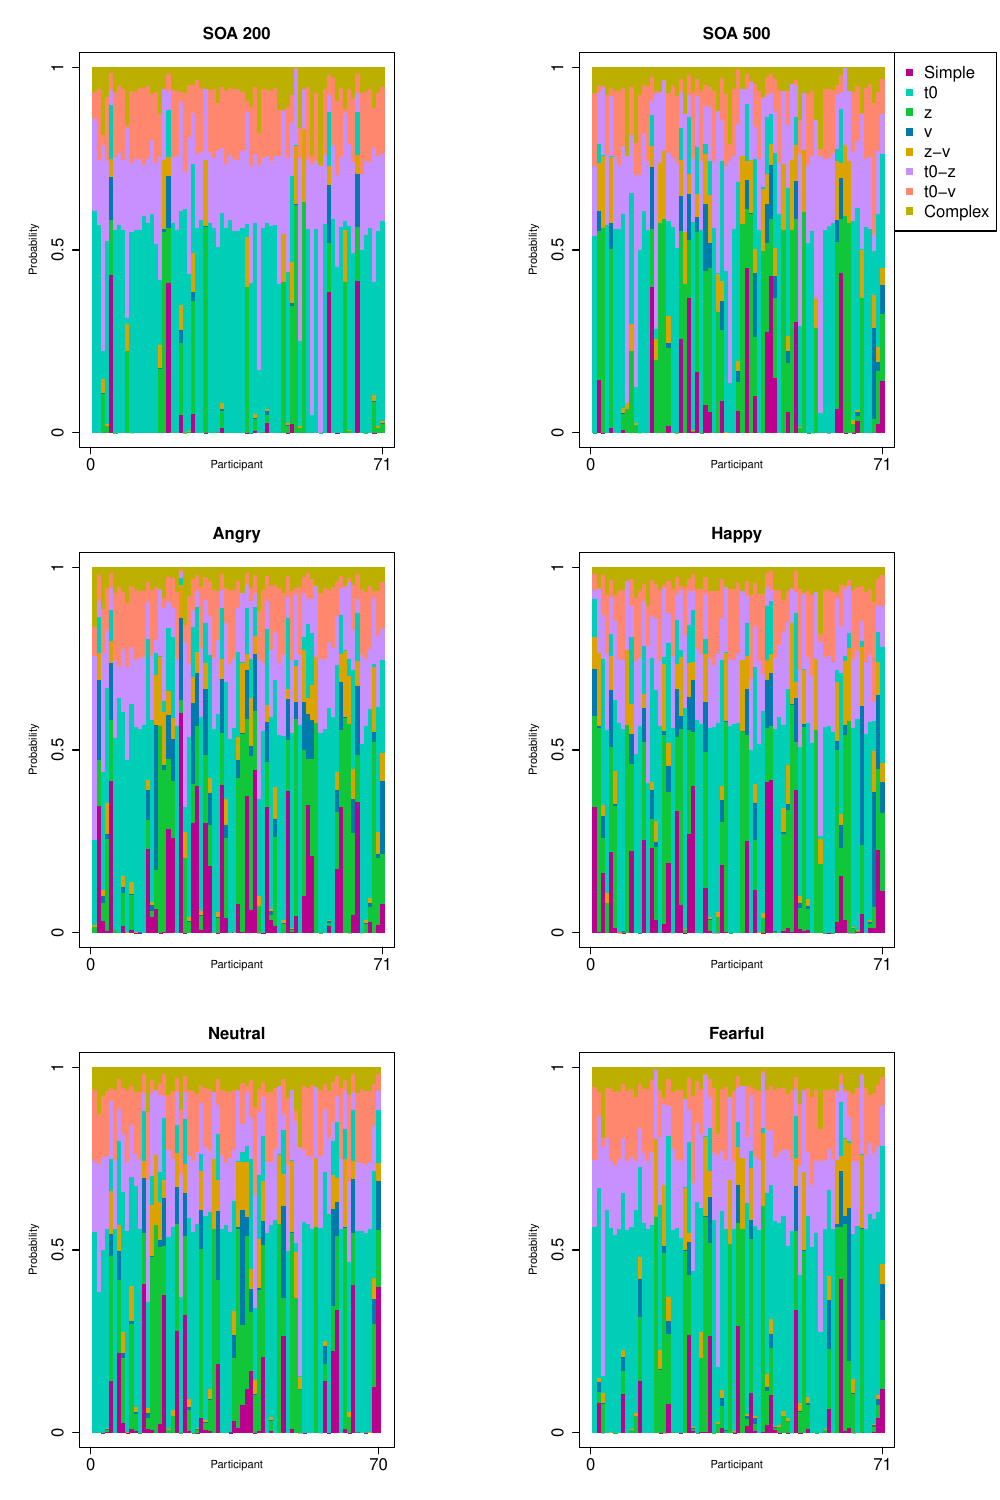

R code for this plot:
library(here)
setwd(here())

pdf("Manuscript-figures/Weighted-AIC-Exploritory.pdf",width=3*3+1,height=(4*3)+3)
#create matrix "m" which is the size of how many plots I'm going to have. 0 is where there's no plots,
m=matrix(1:12,nrow=6,byrow=T)
m=rbind(0,cbind(0,m,0),0)
m=cbind(m[,1:2],0,m[,3:4])
m=rbind(m[1:2,],0,m[3,],0,m[4:5,])#,0,m[6,],0,m[7:8,])

layout(mat=m,
       widths=c(0,1,0,1,0),
       heights=c(0,1,0,1,0,1,0,1,0))
#par(mar=rep(0,4))
par(mar=c(4,6,4,8))

S = 71 #n participants

plot(x=100,y=100,xlim=c(0,S),ylim=c(0,1),xlab="",ylab="Probability", xaxt="n",yaxt="n")

load("Data/dataset3-SOA2/derived/AIC-Weights.RData")

# Plotting
for (i in 1:S) {
  use.i=i
  sumThing=0
  
  col=hcl(h=330,c=100,l=40) #Purple
  rect(i-0.5,0,i+0.5,AICweights[use.i,"none"], border = col, col = col)
  sumThing=sumThing+AICweights[use.i,"none"]
  
  col=hcl(h=130,c=100,l=70)
  rect(i-0.5,sumThing,i+0.5,sumThing+AICweights[use.i,"z"], border = col, col = col)
  sumThing=sumThing+AICweights[use.i,"z"] #green 
  
  col=hcl(h=220,c=100,l=40)
  rect(i-0.5,sumThing,i+0.5,sumThing+AICweights[use.i,"v"], border = col, col = col)
  sumThing=sumThing+AICweights[use.i,"v"] #Yellow
  
  col=hcl(h=420,c=100,l=70)
  rect(i-0.5,sumThing,i+0.5,sumThing+AICweights[use.i,"v_z"], border = col, col = col)
  sumThing=sumThing+AICweights[use.i,"v_z"] #Blue 
  
  col=hcl(h=180,c=100,l=70)
  rect(i-0.5,sumThing,i+0.5,sumThing+AICweights[use.i,"t0"], border = col, col = col)
  sumThing=sumThing+AICweights[use.i,"t0"] 
  
  col=hcl(h=280,c=100,l=70)
  rect(i-0.5,sumThing,i+0.5,sumThing+AICweights[use.i,"z_t0"], border = col, col = col)
  sumThing=sumThing+AICweights[use.i,"z_t0"] 
  
  col=hcl(h=380,c=100,l=70)
  rect(i-0.5,sumThing,i+0.5,sumThing+AICweights[use.i,"v_t0"], border = col, col = col)
  sumThing=sumThing+AICweights[use.i,"v_t0"] 
  
  col=hcl(h=80,c=100,l=70)
  rect(i-0.5,sumThing,i+0.5,sumThing+AICweights[use.i,"complex"], border = col, col = col)
  sumThing=sumThing+AICweights[use.i,"complex"] 
  
}

axis(side=2, at=seq(0,1,0.5), labels=seq(0,1,0.5),cex.axis=1.5)
axis(side=1, at=seq(0,S,S), labels=seq(0,S,S), cex.axis=1.5)

#datasets = c("Dataset 1", "Dataset 2", "Dataset 3")

mtext(side=3,line=0.8,"SOA 200",cex=1, font = 2)
mtext(side=1,line=0.8,"Participant",cex=.7, font = 1)



plot(x=100,y=100,xlim=c(0,S),ylim=c(0,1),xlab="",ylab="Probability",main=,xaxt="n",yaxt="n")
load("Data/dataset3-SOA5/derived/AIC-Weights.RData")
# Plotting

for (i in 1:S) {
  use.i=i
  sumThing=0
  
  col=hcl(h=330,c=100,l=40) #Purple
  rect(i-0.5,0,i+0.5,AICweights[use.i,"none"], border = col, col = col)
  sumThing=sumThing+AICweights[use.i,"none"]
  
  col=hcl(h=130,c=100,l=70)
  rect(i-0.5,sumThing,i+0.5,sumThing+AICweights[use.i,"z"], border = col, col = col)
  sumThing=sumThing+AICweights[use.i,"z"] #green 
  
  col=hcl(h=220,c=100,l=40)
  rect(i-0.5,sumThing,i+0.5,sumThing+AICweights[use.i,"v"], border = col, col = col)
  sumThing=sumThing+AICweights[use.i,"v"] #Yellow
  
  col=hcl(h=420,c=100,l=70)
  rect(i-0.5,sumThing,i+0.5,sumThing+AICweights[use.i,"v_z"], border = col, col = col)
  sumThing=sumThing+AICweights[use.i,"v_z"] #Blue 
  
  col=hcl(h=180,c=100,l=70)
  rect(i-0.5,sumThing,i+0.5,sumThing+AICweights[use.i,"t0"], border = col, col = col)
  sumThing=sumThing+AICweights[use.i,"t0"] 
  
  col=hcl(h=280,c=100,l=70)
  rect(i-0.5,sumThing,i+0.5,sumThing+AICweights[use.i,"z_t0"], border = col, col = col)
  sumThing=sumThing+AICweights[use.i,"z_t0"] 
  
  col=hcl(h=380,c=100,l=70)
  rect(i-0.5,sumThing,i+0.5,sumThing+AICweights[use.i,"v_t0"], border = col, col = col)
  sumThing=sumThing+AICweights[use.i,"v_t0"] 
  
  col=hcl(h=80,c=100,l=70)
  rect(i-0.5,sumThing,i+0.5,sumThing+AICweights[use.i,"complex"], border = col, col = col)
  sumThing=sumThing+AICweights[use.i,"complex"] 
  
}
par(xpd=TRUE)
legend("topleft", 
       legend = c( "Simple", "t0", "z", "v","z-v", "t0-z", "t0-v", "Complex"), 
       col = c(hcl(h=330,c=100,l=40), hcl(h=180,c=100,l=70),  hcl(h=130,c=100,l=70),hcl(h=220,c=100,l=40),hcl(h=420,c=100,l=70), hcl(h=280,c=100,l=70), hcl(h=380,c=100,l=70), hcl(h=80,c=100,l=70)),
       pch = 15,
       horiz = F, # Whether the legend is horizontal or not 
       cex = 1.5, # legend size
       inset=c(1, 0))# How far below the plot the legend appears
#text.width = 7)  

axis(side=2, at=seq(0,1,0.5), labels=seq(0,1,0.5),cex.axis=1.5)
axis(side=1, at=seq(0,S,S), labels=seq(0,S,S), cex.axis=1.5)

mtext(side=3,line=0.8,"SOA 500",cex=1, font = 2)
mtext(side=1,line=0.8,"Participant",cex=.7, font = 1)

plot(x=100,y=100,xlim=c(0,S),ylim=c(0,1),xlab="",ylab="Probability",xaxt="n",yaxt="n")

load("Data/dataset3-ea/derived/AIC-Weights.RData")
# Plotting
for (i in 1:S) {
  use.i=i
  sumThing=0
  
  col=hcl(h=330,c=100,l=40) #Purple
  rect(i-0.5,0,i+0.5,AICweights[use.i,"none"], border = col, col = col)
  sumThing=sumThing+AICweights[use.i,"none"]
  
  col=hcl(h=130,c=100,l=70)
  rect(i-0.5,sumThing,i+0.5,sumThing+AICweights[use.i,"z"], border = col, col = col)
  sumThing=sumThing+AICweights[use.i,"z"] #green 
  
  col=hcl(h=220,c=100,l=40)
  rect(i-0.5,sumThing,i+0.5,sumThing+AICweights[use.i,"v"], border = col, col = col)
  sumThing=sumThing+AICweights[use.i,"v"] #Yellow
  
  col=hcl(h=420,c=100,l=70)
  rect(i-0.5,sumThing,i+0.5,sumThing+AICweights[use.i,"v_z"], border = col, col = col)
  sumThing=sumThing+AICweights[use.i,"v_z"] #Blue 
  
  col=hcl(h=180,c=100,l=70)
  rect(i-0.5,sumThing,i+0.5,sumThing+AICweights[use.i,"t0"], border = col, col = col)
  sumThing=sumThing+AICweights[use.i,"t0"] 
  
  col=hcl(h=280,c=100,l=70)
  rect(i-0.5,sumThing,i+0.5,sumThing+AICweights[use.i,"z_t0"], border = col, col = col)
  sumThing=sumThing+AICweights[use.i,"z_t0"] 
  
  col=hcl(h=380,c=100,l=70)
  rect(i-0.5,sumThing,i+0.5,sumThing+AICweights[use.i,"v_t0"], border = col, col = col)
  sumThing=sumThing+AICweights[use.i,"v_t0"] 
  
  col=hcl(h=80,c=100,l=70)
  rect(i-0.5,sumThing,i+0.5,sumThing+AICweights[use.i,"complex"], border = col, col = col)
  sumThing=sumThing+AICweights[use.i,"complex"] 
  
}
axis(side=2, at=seq(0,1,0.5), labels=seq(0,1,0.5),cex.axis=1.5)
axis(side=1, at=seq(0,S,S), labels=seq(0,S,S), cex.axis=1.5)


mtext(side=3,line=0.8,"Angry",cex=1, font = 2)
mtext(side=1,line=0.8,"Participant",cex=.7, font = 1)


plot(x=100,y=100,xlim=c(0,S),ylim=c(0,1),xlab="",ylab="Probability",main=,xaxt="n",yaxt="n")
load("Data/dataset3-eh/derived/AIC-Weights.RData")
# Plotting

for (i in 1:S) {
  use.i=i
  sumThing=0
  
  col=hcl(h=330,c=100,l=40) #Purple
  rect(i-0.5,0,i+0.5,AICweights[use.i,"none"], border = col, col = col)
  sumThing=sumThing+AICweights[use.i,"none"]
  
  col=hcl(h=130,c=100,l=70)
  rect(i-0.5,sumThing,i+0.5,sumThing+AICweights[use.i,"z"], border = col, col = col)
  sumThing=sumThing+AICweights[use.i,"z"] #green 
  
  col=hcl(h=220,c=100,l=40)
  rect(i-0.5,sumThing,i+0.5,sumThing+AICweights[use.i,"v"], border = col, col = col)
  sumThing=sumThing+AICweights[use.i,"v"] #Yellow
  
  col=hcl(h=420,c=100,l=70)
  rect(i-0.5,sumThing,i+0.5,sumThing+AICweights[use.i,"v_z"], border = col, col = col)
  sumThing=sumThing+AICweights[use.i,"v_z"] #Blue 
  
  col=hcl(h=180,c=100,l=70)
  rect(i-0.5,sumThing,i+0.5,sumThing+AICweights[use.i,"t0"], border = col, col = col)
  sumThing=sumThing+AICweights[use.i,"t0"] 
  
  col=hcl(h=280,c=100,l=70)
  rect(i-0.5,sumThing,i+0.5,sumThing+AICweights[use.i,"z_t0"], border = col, col = col)
  sumThing=sumThing+AICweights[use.i,"z_t0"] 
  
  col=hcl(h=380,c=100,l=70)
  rect(i-0.5,sumThing,i+0.5,sumThing+AICweights[use.i,"v_t0"], border = col, col = col)
  sumThing=sumThing+AICweights[use.i,"v_t0"] 
  
  col=hcl(h=80,c=100,l=70)
  rect(i-0.5,sumThing,i+0.5,sumThing+AICweights[use.i,"complex"], border = col, col = col)
  sumThing=sumThing+AICweights[use.i,"complex"] 
  
}
axis(side=2, at=seq(0,1,0.5), labels=seq(0,1,0.5),cex.axis=1.5)
axis(side=1, at=seq(0,S,S), labels=seq(0,S,S), cex.axis=1.5)

mtext(side=3,line=0.8,"Happy",cex=1, font = 2)
mtext(side=1,line=0.8,"Participant",cex=.7, font = 1)

#par(mar=c(4.6,4.6,3,6))
plot(x=100,y=100,xlim=c(0,S),ylim=c(0,1),xlab="",ylab="Probability",xaxt="n",yaxt="n")

load("Data/dataset3-en/derived/AIC-Weights.RData")

S = 70

# Plotting
for (i in 1:S) {
  use.i=i
  sumThing=0
  
  col=hcl(h=330,c=100,l=40) #Purple
  rect(i-0.5,0,i+0.5,AICweights[use.i,"none"], border = col, col = col)
  sumThing=sumThing+AICweights[use.i,"none"]
  
  col=hcl(h=130,c=100,l=70)
  rect(i-0.5,sumThing,i+0.5,sumThing+AICweights[use.i,"z"], border = col, col = col)
  sumThing=sumThing+AICweights[use.i,"z"] #green 
  
  col=hcl(h=220,c=100,l=40)
  rect(i-0.5,sumThing,i+0.5,sumThing+AICweights[use.i,"v"], border = col, col = col)
  sumThing=sumThing+AICweights[use.i,"v"] #Yellow
  
  col=hcl(h=420,c=100,l=70)
  rect(i-0.5,sumThing,i+0.5,sumThing+AICweights[use.i,"v_z"], border = col, col = col)
  sumThing=sumThing+AICweights[use.i,"v_z"] #Blue 
  
  col=hcl(h=180,c=100,l=70)
  rect(i-0.5,sumThing,i+0.5,sumThing+AICweights[use.i,"t0"], border = col, col = col)
  sumThing=sumThing+AICweights[use.i,"t0"] 
  
  col=hcl(h=280,c=100,l=70)
  rect(i-0.5,sumThing,i+0.5,sumThing+AICweights[use.i,"z_t0"], border = col, col = col)
  sumThing=sumThing+AICweights[use.i,"z_t0"] 
  
  col=hcl(h=380,c=100,l=70)
  rect(i-0.5,sumThing,i+0.5,sumThing+AICweights[use.i,"v_t0"], border = col, col = col)
  sumThing=sumThing+AICweights[use.i,"v_t0"] 
  
  col=hcl(h=80,c=100,l=70)
  rect(i-0.5,sumThing,i+0.5,sumThing+AICweights[use.i,"complex"], border = col, col = col)
  sumThing=sumThing+AICweights[use.i,"complex"] 
  
}


axis(side=2, at=seq(0,1,0.5), labels=seq(0,1,0.5),cex.axis=1.5)
axis(side=1, at=seq(0,S,S), labels=seq(0,S,S), cex.axis=1.5)

S = 71
mtext(side=3,line=0.8,"Neutral",cex=1, font = 2)
mtext(side=1,line=0.8,"Participant",cex=.7, font = 1)

plot(x=100,y=100,xlim=c(0,S),ylim=c(0,1),xlab="",ylab="Probability",main=,xaxt="n",yaxt="n")
load("Data/dataset3-ef/derived/AIC-Weights.RData")
# Plotting

for (i in 1:S) {
  use.i=i
  sumThing=0
  
  col=hcl(h=330,c=100,l=40) #Purple
  rect(i-0.5,0,i+0.5,AICweights[use.i,"none"], border = col, col = col)
  sumThing=sumThing+AICweights[use.i,"none"]
  
  col=hcl(h=130,c=100,l=70)
  rect(i-0.5,sumThing,i+0.5,sumThing+AICweights[use.i,"z"], border = col, col = col)
  sumThing=sumThing+AICweights[use.i,"z"] #green 
  
  col=hcl(h=220,c=100,l=40)
  rect(i-0.5,sumThing,i+0.5,sumThing+AICweights[use.i,"v"], border = col, col = col)
  sumThing=sumThing+AICweights[use.i,"v"] #Yellow
  
  col=hcl(h=420,c=100,l=70)
  rect(i-0.5,sumThing,i+0.5,sumThing+AICweights[use.i,"v_z"], border = col, col = col)
  sumThing=sumThing+AICweights[use.i,"v_z"] #Blue 
  
  col=hcl(h=180,c=100,l=70)
  rect(i-0.5,sumThing,i+0.5,sumThing+AICweights[use.i,"t0"], border = col, col = col)
  sumThing=sumThing+AICweights[use.i,"t0"] 
  
  col=hcl(h=280,c=100,l=70)
  rect(i-0.5,sumThing,i+0.5,sumThing+AICweights[use.i,"z_t0"], border = col, col = col)
  sumThing=sumThing+AICweights[use.i,"z_t0"] 
  
  col=hcl(h=380,c=100,l=70)
  rect(i-0.5,sumThing,i+0.5,sumThing+AICweights[use.i,"v_t0"], border = col, col = col)
  sumThing=sumThing+AICweights[use.i,"v_t0"] 
  
  col=hcl(h=80,c=100,l=70)
  rect(i-0.5,sumThing,i+0.5,sumThing+AICweights[use.i,"complex"], border = col, col = col)
  sumThing=sumThing+AICweights[use.i,"complex"] 
  
}
axis(side=2, at=seq(0,1,0.5), labels=seq(0,1,0.5),cex.axis=1.5)
axis(side=1, at=seq(0,S,S), labels=seq(0,S,S), cex.axis=1.5)

mtext(side=3,line=0.8,"Fearful",cex=1, font = 2)
mtext(side=1,line=0.8,"Participant",cex=.7, font = 1)

dev.off()
